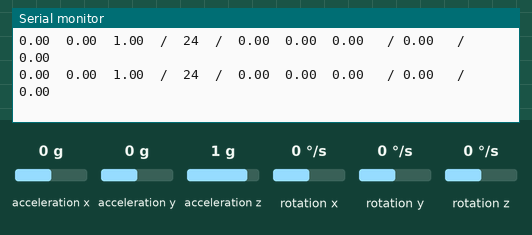
A sketch run on a simulated Arduino Uno, built with avr-gcc and run on an emulated ATmega328P. On the bench: the last lines printed to the serial monitor. Wiring (inferred from the names in the program): MPU-6050 motion sensor at I2C address 0x68. The test bench sets the inputs (shaded band); at power-on: acceleration x 0 g, acceleration y 0 g, acceleration z 1 g, rotation x 0 °/s, rotation y 0 °/s, rotation z 0 °/s.

Above: at 2.7 s.
2.8 s: acceleration x set to -0.2 g
At 3.3 s:
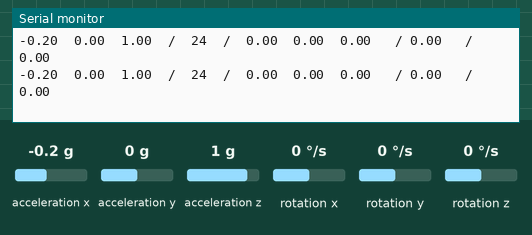
5.8 s: acceleration y set to -0.2 g
At 6.3 s:
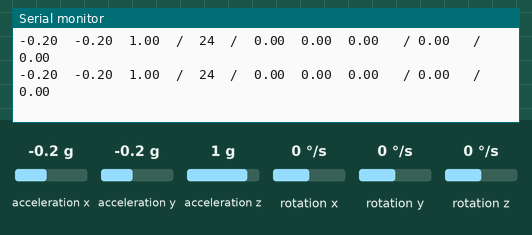
8.8 s: acceleration z set to 0.1 g
At 9.3 s:
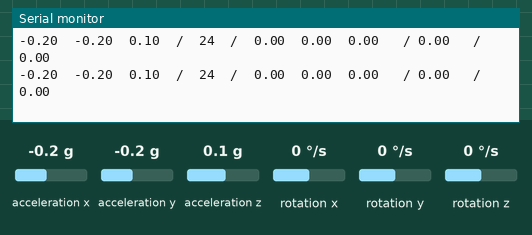
11.8 s: acceleration z set to -0.2 g
At 12.3 s:
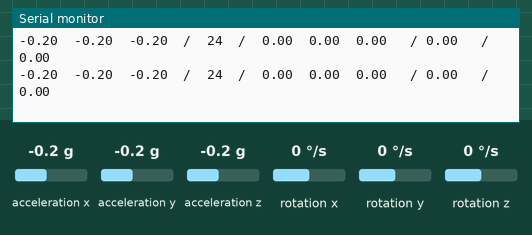
Timing chart, 0 to 14.8 s (numbered marks = the images above; inputs shaded):
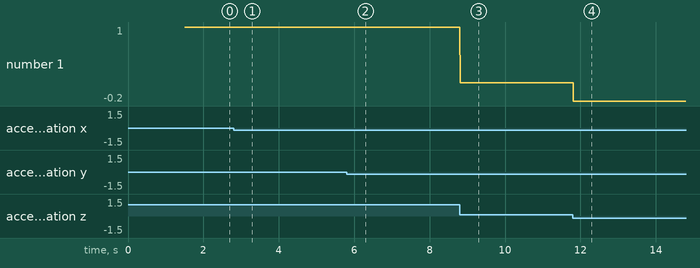

Measured:
- after the input at 2.8 s, the serial monitor: prints a new line at once (image 1)
- after the input at 5.8 s, the serial monitor: prints a new line at once (image 2)
- after the input at 8.8 s, the serial monitor: prints a new line at once (image 3)
- after the input at 11.8 s, the serial monitor: prints a new line at once (image 4)
- plotted number 1: 1 → 0.1 after the input at 8.8 s

The sketch:

MPU_6050.ino
```cpp
#include <Wire.h> //Include library for I2C communication
#include <math.h> //Include library used for math calculations (power)

#define ADDR 0x68 //MPU6050 I2C address
#define LOW_PASS_ADR 0x1A //Address for register (low-pass filter)
#define LOW_PASS 0x04 //Mask used to implement low-pass filter
#define FIRST_REG_ADDR 0x3B //First register to have data read from
#define BYTES 14 //Number of consecutive bytes to be read from MPU
#define THRESHOLD 0x03 //Threshold used for low-pass filtering

double angle = 0.0; //init angle of rotation
float numPoints = 0; //init number of points for numerical integration
float totalValue = 0; //init sum of values for numerical integration
float currentMillis; //init elapsed time
float endMillis; //init time passed for numerical integration

/**
 * Creates a structure that holds two bytes of type int.
 * Will be used to create a union that holds both bytes in one
 * memory location, so both can be accessed by data.xWord
 */
 struct wordStruct {
    int lo : 8; // low byte
    int hi : 8; // high byte
  };

/**
 * Holds two bytes to be accessed by a single pointer/in
 * a single memory location. This allows the two bytes declared in
 * wordStruct to be referenced/addressed as one variable, xWord.
 * Both variables (lo, hi) can be referenced with data.xWord
 */
  union wordUnion {
    struct wordStruct xByte; // two bytes
    short xWord; // signed 16-bit int
  };
/**
 * Struct that holds 3 variables of type float. This will be used to
 * hold the gyroscope and accelerometer data in all 3 axes. Can be
 * called with accel.x, accel.y, gyro.x, gyro.y, etc.
 */
  struct xyzStruct {
    float x;
    float y;
    float z;
  } accel, gyro;

  union wordUnion data; //declare a union of two bytes
  short temp; //declare variable used for temperature data
  float currentMax = 0.0; //init current max noise (z-axis) to 0
  float currentMin = 0.0; //init current min noise (z-axis) to 0

void setup() {
  Serial.begin(57600);
  Serial.println("Starting up...");
  Wire.beginTransmission(ADDR); // send address intending to write
  Wire.write(107); // send the register number
  Wire.write(0x80); // send the value of the register (for reset)
  Wire.endTransmission(); // end the transmission

  delay(500); //delay for 500ms

  Wire.beginTransmission(ADDR); // send address intending to write
  Wire.write(107); // send the register number
  Wire.write(0x00); // send the value of the register
  Wire.endTransmission(); // end the transmission


  Wire.beginTransmission(ADDR); // send address intending to write
  Wire.write(LOW_PASS_ADR); // send the register number
  Wire.write(LOW_PASS); // send the value of the register
  Wire.endTransmission(); // end the transmission
  delay(1000);
}

void loop() {
  Wire.beginTransmission(ADDR); // send MPU6050 device address
  Wire.write(FIRST_REG_ADDR); // send the first register number
  Wire.endTransmission(); // end the transmission
  Wire.requestFrom(ADDR,BYTES,true); // BYTES = consecutive bytes read


  while(Wire.available()){
    data.xByte.hi = Wire.read(); //form a union of first/second bytes
    data.xByte.lo = Wire.read(); //form a union of first/second bytes
    accel.x = data.xWord; //set accelerometer x-data to these bytes
    accel.x = accel.x * (4*pow(2, -16)); //convert to real world units

    data.xByte.hi = Wire.read(); //form a union of third/fourth bytes
    data.xByte.lo = Wire.read(); //form a union of third/fourth bytes
    accel.y = data.xWord; //set accelerometer y-data to these bytes
    accel.y = accel.y * (4*pow(2, -16)); //convert to real world units

    data.xByte.hi = Wire.read(); //form a union of fifth/sixth bytes
    data.xByte.lo = Wire.read(); //form a union of fifth/sixth bytes
    accel.z = data.xWord; //set accelerometer z-data to these bytes
    accel.z = accel.z * (4*pow(2, -16)); //convert to real world units

    data.xByte.hi = Wire.read(); //form union of seventh/eighth bytes
    data.xByte.lo = Wire.read(); //form union of seventh/eighth bytes
    temp = data.xWord; //set the temperature to these two bytes
    temp = (temp / 340) + 36.53; //convert to degrees Celsius

    data.xByte.hi = Wire.read(); //form a union of ninth/tenth bytes
    data.xByte.lo = Wire.read(); //form a union of ninth/tenth bytes
    gyro.x = data.xWord; //set the gyro's x-axis data to these bytes
    gyro.x = gyro.x * (500 * pow(2, -16)); //real world units

    data.xByte.hi = Wire.read(); //union of eleventh/twelfth bytes
    data.xByte.lo = Wire.read(); //union of eleventh/twelfth bytes
    gyro.y = data.xWord; //set the gyro's y-axis data to these bytes
    gyro.y = gyro.y * (500 * pow(2, -16)); //real world units

    data.xByte.hi = Wire.read(); //thirteenth/fourteenth bytes
    data.xByte.lo = Wire.read(); //thirteenth/fourteenth bytes
    gyro.z = data.xWord; //set the gyro's z-axis data to these bytes
    gyro.z = gyro.z * (500 * pow(2, -16)); //real world units

    checkMax(); //check/set the maximum gyro z-axis noise encountered
    checkMin(); //check/set the minimum gyro z-axis noise encountered

    /**
     * The following print statement prints the data retrieved from
     * the MPU6050. This is the format:
     * accel.x|accel.y|accel.z|temp|gyro.x|gyro.y|gyro.z|maxZ|minZ
     */
    Serial.println(String(accel.x) + "\t" + String(accel.y) + "\t" +
    String(accel.z) + "\t" + "/" // accel values
    + "\t" + String(temp) + "\t" + "/" + "\t" // temperature value
    + String(gyro.x) + "\t" + String(gyro.y) + "\t" + String(gyro.z)
    +"\t" + " / " + String(currentMax) + "\t" + " / "
    +  String(currentMin));    // gyro values
  }

/**
 * The following 2 while loops calculate the angle of rotation by
 * numerical integration (calculus). Specifically, they wait until the
 * gyroscope's z-axis is greater than some threshold (3 for us).
 * Once it is, it adds up the total z-axis data retrieved during this
 * period of time, as well as keeps track of the number of times data
 * is retrieved, and the time elapsed while the data is greater than
 * the threshold. Finally, the angle of rotation is determined by
 * multiplying the total value of the data by the time elapsed, and
 * dividing it by the number of times data was retrieved. This gives
 * us the angle the gyroscope was rotated.
 */
  while (abs(gyro.z) > THRESHOLD)
  {
    angle=0;
    numPoints = 0;
    totalValue = 0;
    currentMillis = millis(); //gives time since device booted up

    while (abs(gyro.z) > THRESHOLD) {
      gyro.z = getGyroZ();

      totalValue += gyro.z;
      numPoints++;
      delay(100);
    }

    endMillis = millis() - currentMillis; //gives rotation time
    Serial.println("End millis: " +String(endMillis));

    Serial.println("Total value: " +String(totalValue));
    Serial.println("Num points: " +String(numPoints));


    angle = (totalValue* (endMillis/1000))/numPoints;//calculate angle
    Serial.println("Angle rotated: " + String(angle));
  }
}

/**
 * Function to retrieve the gyroscope data on the z-axis. Used to
 * reassign the z-axis gyroscope data in the use of a low-pass filter
 * in the main loop.
 */
float getGyroZ()
{
  Wire.beginTransmission(ADDR); // send address intending to write
  Wire.write(FIRST_REG_ADDR+0x0C); // send gyroZ register address
  Wire.endTransmission(); // end the transmission
  Wire.requestFrom(ADDR,2,true); //Request 2 bytes,then release SDA

  data.xByte.hi = Wire.read(); //set hi byte equal to first byte read
  data.xByte.lo = Wire.read(); //set lo byte equal to second byte read
  gyro.z = data.xWord; //gyroscope z-axis set to union of 2 bytes
  gyro.z = gyro.z * (500 * pow(2, -16)); //convert to real world units

  Serial.println(gyro.z); //Finally, print the z-axis data

  return gyro.z; //Return the gyroscope's z-axis data
}

/**
 * Function to check/set the maximum value of the gyroscope
 * data on the z-axis. The data is used to determine the noise of
 * the z-axis of the gyroscope. Sets a new maximum if the value seen
 * is higher than the current maximum value.
 */
void checkMax () {
  if (gyro.z > currentMax) {
    currentMax = gyro.z;
  }
}

/**
 * Function used to check/set the minimum value of the gyroscope
 * data on the z-axis. The data is used to determine the noise of the
 * z-axis of the gyroscope. Sets a new minimum if the value seen is
 * lower than the current minimum value.
 */
bool checkMin () {
  if (gyro.z < currentMin) {
    currentMin = gyro.z;
  }
}
```
